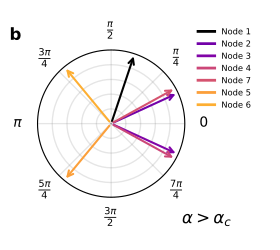

Recreate this plot in Python.
import numpy as np
import networkx as nx
import matplotlib.pyplot as plt
import os
from matplotlib.lines import Line2D
from matplotlib.colors import to_hex

def sheaf_laplacian(G, alpha):
    G = nx.convert_node_labels_to_integers(G)
    n = G.number_of_nodes()
    edges = list(G.edges())
    m = len(edges)
    
    B = np.zeros((m, n), dtype=complex)
    for e, (i, j) in enumerate(edges):
        # orientation: i -> j
        B[e, i] = 1
        B[e, j] = - np.exp(1j * alpha)
    
    L = B.conj().T @ B
    return L

# Color settings (change NODE_COLORMAP or set env var NODE_COLORMAP=plasma, viridis, etc.)
NODE_COLORMAP = os.getenv("NODE_COLORMAP", "plasma")
NODE_COLOR_SAMPLES = {
    2: 0.22,
    3: 0.26,
    4: 0.50,
    7: 0.54,
    5: 0.78,
    6: 0.82,
}


def build_node_colors(cmap_name):
    cmap = plt.get_cmap(cmap_name)
    node_colors = {1: "#000000"}
    for node, sample in NODE_COLOR_SAMPLES.items():
        node_colors[node] = to_hex(cmap(sample))
    return node_colors

# Graph and parameters
n_nodes = 7

G = nx.Graph()
G.add_nodes_from(range(n_nodes))
G.add_edges_from([(0, 1), (1, 2), (2, 0), (0, 3), (3, 4), (4, 5), (5, 6), (6, 0)])

alpha = np.pi/3 + 0.2
mode = 0

# Compute eigenvectors
L = sheaf_laplacian(G, alpha)
vals, vecs = np.linalg.eigh(L)
idx = np.argsort(vals)
vec = vecs[:, idx[mode]]

# Normalize phases
avg_angle = (np.angle(vec[3]) + np.angle(vec[6])) / 2
phase_fix = np.exp(-1j * avg_angle)
vec = vec * phase_fix
phases = vec / np.abs(vec)

# Convert phases to angles and radii
angles = np.angle(phases)
radii = np.ones_like(angles)

# Plot polar
fig, ax = plt.subplots(figsize=(2.8, 2.5), subplot_kw=dict(polar=True))

# Explicit node colors (keys are node labels 1..7)
node_colors = build_node_colors(NODE_COLORMAP)
colors = [node_colors[i + 1] for i in range(len(phases))]

ax.grid(True, color='gray', linestyle='-', linewidth=1, alpha=0.2)
ax.set_yticklabels([])

ticks = np.linspace(0, 2 * np.pi, 8, endpoint=False)

def format_pi_label(x):
    frac = x / np.pi
    if frac == 0:
        return "$0$"
    elif frac == 1:
        return r"$\pi$"
    elif frac == 2:
        return r"$2\pi$"
    elif frac.is_integer():
        return fr"${int(frac)}\pi$"
    else:
        # Format fraction like 1/2, 3/2, etc.
        from fractions import Fraction
        f = Fraction(frac).limit_denominator(8)
        if f.numerator == 1:
            return fr"$\frac{{\pi}}{{{f.denominator}}}$"
        else:
            return fr"$\frac{{{f.numerator}\pi}}{{{f.denominator}}}$"

tick_labels = [format_pi_label(t) for t in ticks]

ax.set_xticks(ticks)
ax.set_xticklabels(tick_labels)


# Plot eigenvector phases as arrows from origin
for i, angle in enumerate(angles):
    ax.annotate("",
                xy=(angle, 1),
                xytext=(0, 0),
                arrowprops=dict(arrowstyle='->', color=colors[i], lw=1.5),
                zorder=3)
    

# Create legend with thin lines, no patches
legend_order = [1, 2, 3, 4, 7, 5, 6]
legend_lines = [Line2D([0], [0], color=node_colors[node], lw=2) for node in legend_order]
ax.legend(legend_lines, [f"Node {node}" for node in legend_order],
          bbox_to_anchor=(1.5, 1.2), frameon=False, fontsize=6)

ax.text(-0.15, 1.1, "b", fontsize=12, ha='center', va='center',
         transform=ax.transAxes, color='black', fontweight='bold', 
         fontname='DejaVu Sans')
ax.text(1.15, -0.15, "$\\alpha > \\alpha_c$", fontsize=12, ha='center', va='center',
         transform=ax.transAxes, color='black', fontweight='normal', 
         fontname='DejaVu Sans')

plt.tight_layout()
plt.savefig("fig4b.pdf", dpi=300)
